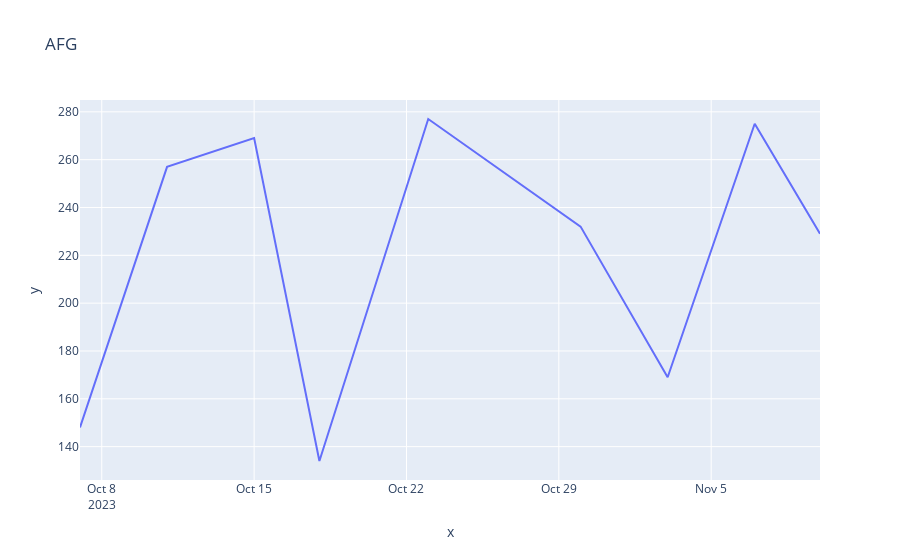
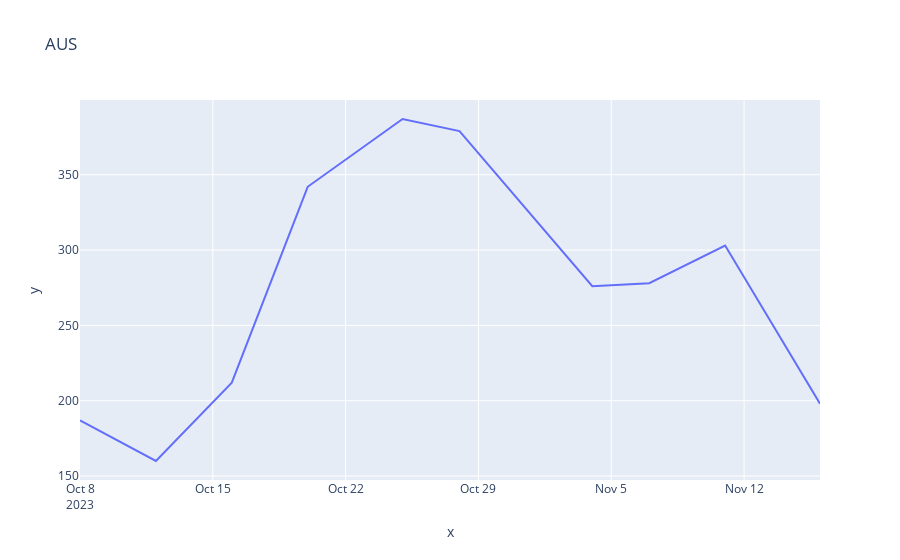
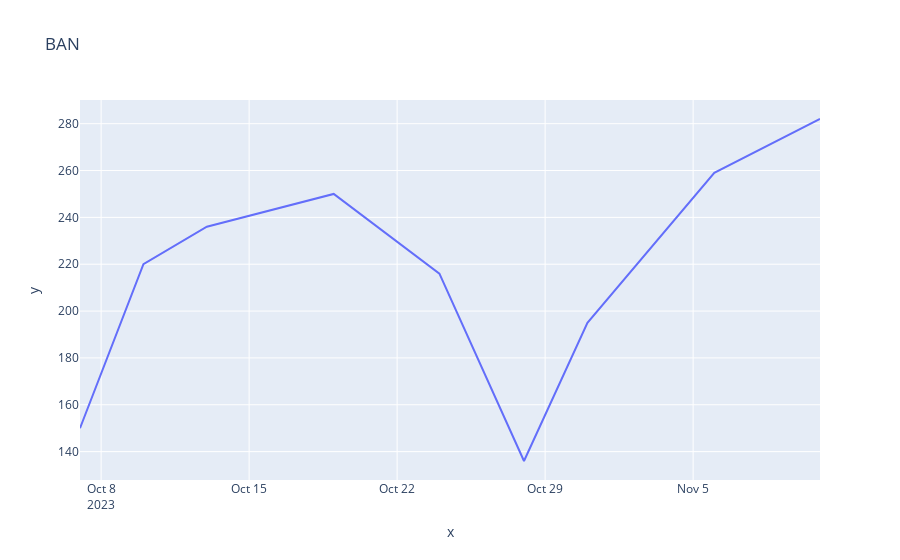

Notebook source saved alongside these figures, in order:
### Code cell
import plotly.graph_objects as go

for i in teams:
    data=df_bat[df_bat['team']==i].groupby(['start_date'])['runs'].sum()
    data2=df_bat[df_bat['team']==i].groupby(['start_date'])['runs'].rolling(2).sum()
    fig = go.Figure(
        plotly.express.line(x=data.index.get_level_values('start_date'),y=data,title=i),
        plotly.express.line(x=data2.index.get_level_values('start_date'),y=data2,title=i)
        )
    fig.show()


fig.show(renderer="svg")

### Figure 1 — Plotly figure (JSON) as saved in the notebook; plotly's stock layout.template omitted (floating-point values rounded to 4 significant figures)
{"data": [{"hovertemplate": "x=%{x}<br>y=%{y}<extra></extra>", "legendgroup": "", "line": {"color": "#636efa", "dash": "solid"}, "marker": {"symbol": "circle"}, "mode": "lines", "name": "", "orientation": "v", "showlegend": false, "type": "scatter", "x": ["2023-10-07T00:00:00", "2023-10-11T00:00:00", "2023-10-15T00:00:00", "2023-10-18T00:00:00", "2023-10-23T00:00:00", "2023-10-30T00:00:00", "2023-11-03T00:00:00", "2023-11-07T00:00:00", "2023-11-10T00:00:00"], "xaxis": "x", "y": [148, 257, 269, 134, 277, 232, 169, 275, 229], "yaxis": "y"}], "layout": {"legend": {"tracegroupgap": 0}, "title": {"text": "AFG"}, "xaxis": {"anchor": "y", "domain": [0, 1], "title": {"text": "x"}}, "yaxis": {"anchor": "x", "domain": [0, 1], "title": {"text": "y"}}}}

### Figure 2 — Plotly figure (JSON) as saved in the notebook; plotly's stock layout.template omitted (floating-point values rounded to 4 significant figures)
{"data": [{"hovertemplate": "x=%{x}<br>y=%{y}<extra></extra>", "legendgroup": "", "line": {"color": "#636efa", "dash": "solid"}, "marker": {"symbol": "circle"}, "mode": "lines", "name": "", "orientation": "v", "showlegend": false, "type": "scatter", "x": ["2023-10-08T00:00:00", "2023-10-12T00:00:00", "2023-10-16T00:00:00", "2023-10-20T00:00:00", "2023-10-25T00:00:00", "2023-10-28T00:00:00", "2023-11-04T00:00:00", "2023-11-07T00:00:00", "2023-11-11T00:00:00", "2023-11-16T00:00:00"], "xaxis": "x", "y": [187, 160, 212, 342, 387, 379, 276, 278, 303, 198], "yaxis": "y"}], "layout": {"legend": {"tracegroupgap": 0}, "title": {"text": "AUS"}, "xaxis": {"anchor": "y", "domain": [0, 1], "title": {"text": "x"}}, "yaxis": {"anchor": "x", "domain": [0, 1], "title": {"text": "y"}}}}

### Figure 3 — Plotly figure (JSON) as saved in the notebook; plotly's stock layout.template omitted (floating-point values rounded to 4 significant figures)
{"data": [{"hovertemplate": "x=%{x}<br>y=%{y}<extra></extra>", "legendgroup": "", "line": {"color": "#636efa", "dash": "solid"}, "marker": {"symbol": "circle"}, "mode": "lines", "name": "", "orientation": "v", "showlegend": false, "type": "scatter", "x": ["2023-10-07T00:00:00", "2023-10-10T00:00:00", "2023-10-13T00:00:00", "2023-10-19T00:00:00", "2023-10-24T00:00:00", "2023-10-28T00:00:00", "2023-10-31T00:00:00", "2023-11-06T00:00:00", "2023-11-11T00:00:00"], "xaxis": "x", "y": [150, 220, 236, 250, 216, 136, 195, 259, 282], "yaxis": "y"}], "layout": {"legend": {"tracegroupgap": 0}, "title": {"text": "BAN"}, "xaxis": {"anchor": "y", "domain": [0, 1], "title": {"text": "x"}}, "yaxis": {"anchor": "x", "domain": [0, 1], "title": {"text": "y"}}}}
